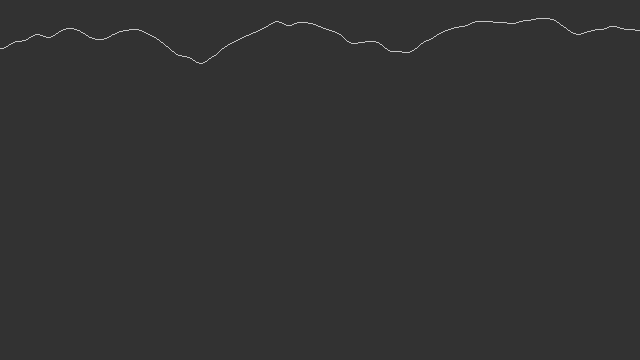
Frame 1 (no input)
Frame 60 (the mouse pressed at the canvas centre just before this capture): identical to frame 1, image omitted
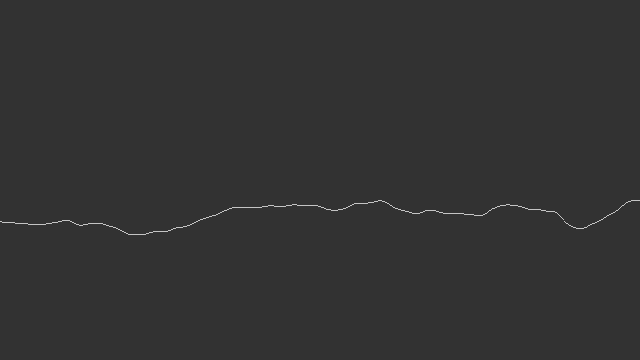
Frame 120 (the mouse held since frame 60 and released just before this capture)

The Processing sketch that drew these frames (run headless with seeded random() and noise(); from frame 60 on, the mouse is pressed at the canvas centre):

// Processing sketch: noise2
// ── noise2.pde
float noiseScale = 0.01;

void setup(){
	size(640, 360);
}

void draw() {
	smooth(4);
	background(50);
	for (int x=0; x < width; x++) {
	float noiseVal = noise((mouseX+x)*noiseScale, mouseY*noiseScale);
		stroke(255);
		point(x, mouseY+noiseVal*80);
	}
}
